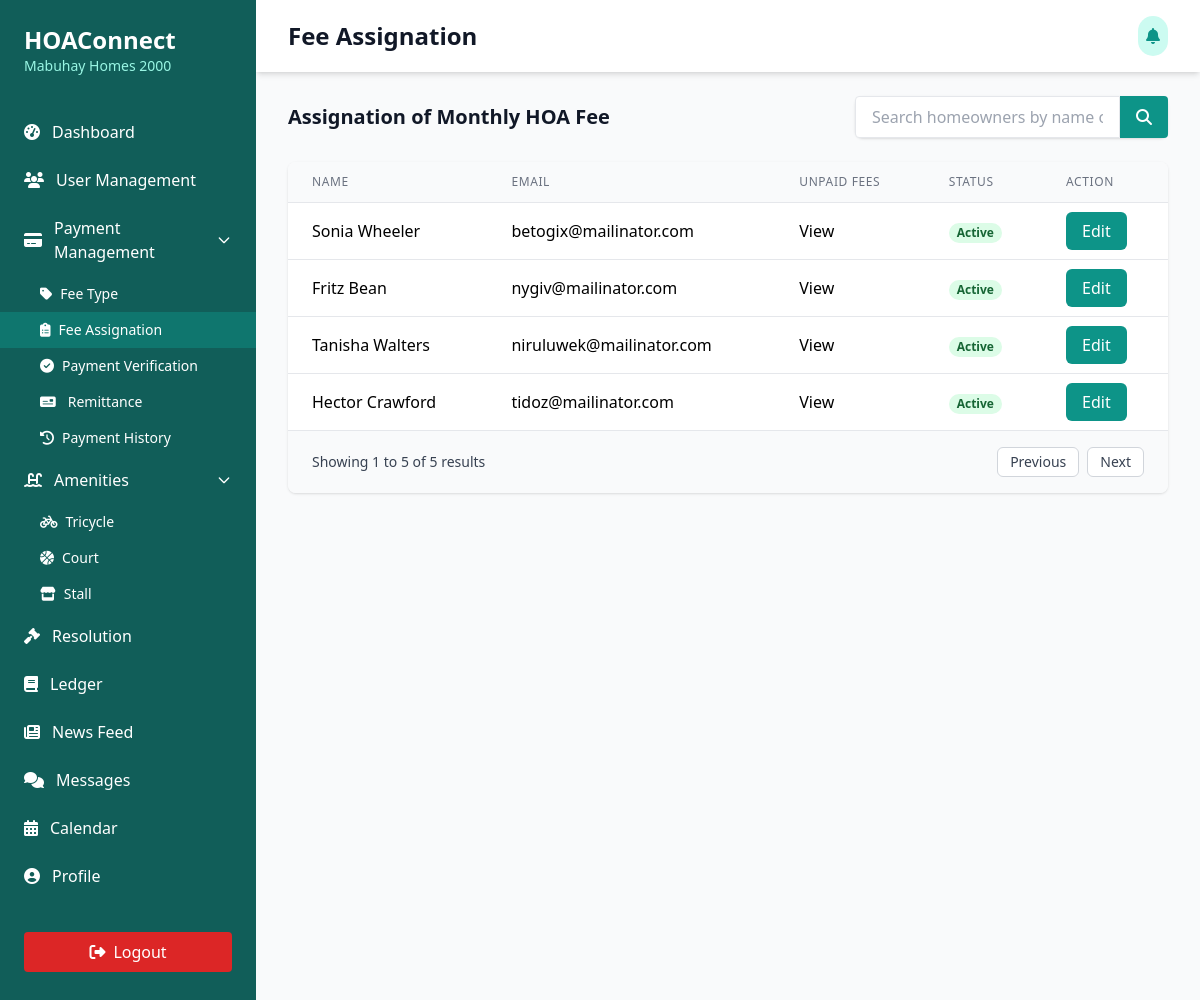
Screenshot of /Users/admin/fee-assignation.php with the database file from the repository.
### tables this page shows
CREATE TABLE `users` (
  `id` int(11) NOT NULL,
  `role_id` int(11) NOT NULL,
  `user_id` int(11) NOT NULL,
  `first_name` varchar(255) NOT NULL,
  `middle_name` varchar(255) NOT NULL,
  `last_name` varchar(255) NOT NULL,
  `suffix` varchar(50) NOT NULL,
  `email_address` varchar(100) NOT NULL,
  `hoa_number` int(11) DEFAULT NULL,
  `phone_number` varchar(100) NOT NULL,
  `age` int(11) NOT NULL,
  `date_of_birth` date NOT NULL,
  `citizenship` varchar(100) NOT NULL,
  `civil_status` varchar(100) NOT NULL,
  `account_status` int(11) NOT NULL,
  `home_address` varchar(255) DEFAULT NULL,
  `lot_number` int(11) NOT NULL,
  `block_number` int(11) NOT NULL,
  `phase_number` int(11) NOT NULL,
  `village_name` varchar(200) NOT NULL,
  `date_created` date NOT NULL,
  `date_updated` date NOT NULL
);

### Users/admin/fee-assignation.php (the view, shortened to what this page needs)
<?php
include('../../connection/connection.php');
?>
<!DOCTYPE html>
<html lang="en">
<head>
  <script src="https://cdn.tailwindcss.com"></script>
  <link rel="stylesheet" href="https://cdnjs.cloudflare.com/ajax/libs/font-awesome/6.4.0/css/all.min.css" />
</head>
<body class="bg-gray-50">
  <div class="min-h-screen flex">
    <div class="bg-teal-800 text-white w-64 py-6 flex flex-col">
      <div class="px-6 mb-8">
        <h1 class="text-2xl font-bold">HOAConnect</h1>
        <p class="text-sm text-teal-200">Mabuhay Homes 2000</p>
      </div>
      <nav class="flex-1">
        <a href="admin-dashboard.php" class="flex items-center px-6 py-3 hover:bg-teal-700">
          <i class="fas fa-tachometer-alt mr-3"></i>
          <span>Dashboard</span>
        </a>
        <a href="admin-accounts.php" class="flex items-center px-6 py-3 hover:bg-teal-700">
          <i class="fas fa-users mr-3"></i>
          <span>User Management</span>
        </a>
        <div x-data="{ open: true }">
          <button @click="open = !open" :aria-expanded="open" class="flex items-center w-full px-6 py-3 hover:bg-teal-600 focus:outline-none">
            <i class="fas fa-credit-card mr-3"></i>
            <span class="flex-1 text-left">Payment Management</span>
            <svg :class="{ 'rotate-180': open }" class="w-4 h-4 transition-transform duration-200" fill="none" stroke="currentColor" viewBox="0 0 24 24">
              <path stroke-linecap="round" stroke-linejoin="round" stroke-width="2" d="M19 9l-7 7-7-7" />
            </svg>
          </button>
          <div x-show="open" x-cloak class="bg-teal-800 text-sm">
            <a href="fee-types.php" class="flex items-center px-10 py-2 hover:bg-teal-600">
              <i class="fas fa-tag mr-2" title="Fee Type"></i>
              Fee Type
            </a>
            <a href="fee-assignation.php" class="flex items-center px-10 py-2 bg-teal-700">
              <i class="fas fa-clipboard-list mr-2" title="Fee Assignation"></i>
              Fee Assignation
            </a>
            <a href="payment-verification.php" class="flex items-center px-10 py-2 hover:bg-teal-600">
              <i class="fas fa-check-circle mr-2" title="Payment Verification"></i>
              Payment Verification
            </a>
            <a href="admin-remittance.php" class="flex items-center px-10 py-2 hover:bg-teal-600">
              <i class="fas fa-money-check mr-3"></i>
              Remittance
            </a>
            <a href="payment-history.php" class="flex items-center px-10 py-2 hover:bg-teal-600">
              <i class="fas fa-history mr-2" title="Payment History"></i>
              Payment History
            </a>
          </div>
        </div>
<div x-data="{ open: false }">
  <button @click="open = !open" :aria-expanded="open" class="flex items-center w-full px-6 py-3 hover:bg-teal-600 focus:outline-none">
    <i class="fas fa-swimming-pool mr-3"></i>
    <span class="flex-1 text-left">Amenities</span>
    <svg :class="{ 'rotate-180': open }" class="w-4 h-4 transition-transform duration-200" fill="none" stroke="currentColor" viewBox="0 0 24 24">
      <path stroke-linecap="round" stroke-linejoin="round" stroke-width="2" d="M19 9l-7 7-7-7" />
    </svg>
  </button>
  <div x-show="open" x-cloak class="bg-teal-800 text-sm">
    <div class="relative">
      <button @click="window.location.href='admin-tricycle.php'" class="flex items-center w-full px-10 py-2 hover:bg-teal-600 focus:outline-none">
        <i class="fas fa-bicycle mr-2" title="Tricycle"></i>
        <span class="flex-1 text-left">Tricycle</span>
      </button>
    </div>
    <div class="relative">
      <button @click="window.location.href='admin-court.php'" class="flex items-center w-full px-10 py-2 hover:bg-teal-600 focus:outline-none">
        <i class="fas fa-basketball-ball mr-2" title="Court"></i>
        <span class="flex-1 text-left">Court</span>
      </button>
    </div>
    <div class="relative">
      <button @click="window.location.href='admin-stall.php'" class="flex items-center w-full px-10 py-2 hover:bg-teal-600 focus:outline-none">
        <i class="fas fa-store mr-2" title="Stall"></i>
        <span class="flex-1 text-left">Stall</span>
      </button>
    </div>
  </div>
</div>
<a href="admin-hoaprojects.php" class="flex items-center px-6 py-3 hover:bg-teal-700">
  <i class="fas fa-gavel mr-3"></i>
  <span>Resolution</span>
</a>
<a href="admin-ledger.php" class="flex items-center px-6 py-3 hover:bg-teal-600">
  <i class="fas fa-book mr-3"></i>
  <span>Ledger</span>
</a>
<a href="admin-projects.php" class="flex items-center px-6 py-3 hover:bg-teal-700">
  <i class="fas fa-newspaper mr-3"></i>
<span>News Feed</span>
</a>
        <a href="admin-messages.php" class="flex items-center px-6 py-3 hover:bg-teal-700">
          <i class="fas fa-comments mr-3"></i>
          <span>Messages</span>
        </a>
        <a href="admin-calendar.php" class="flex items-center px-6 py-3 hover:bg-teal-700">
          <i class="fas fa-calendar-alt mr-3"></i>
          <span>Calendar</span>
        </a>
        <a href="admin-profile.php" class="flex items-center px-6 py-3 hover:bg-teal-700">
          <i class="fas fa-user-circle mr-3"></i>
          <span>Profile</span>
        </a>
      </nav>
      <div class="px-6 py-4 mt-auto">
        <button class="mt-4 w-full bg-red-600 hover:bg-red-700 text-white py-2 px-4 rounded flex items-center justify-center">
          <i class="fas fa-sign-out-alt mr-2"></i> Logout
        </button>
      </div>
    </div>
    <div class="flex-1 overflow-x-hidden overflow-y-auto">
      <header class="bg-white shadow-md">
        <div class="max-w-7xl mx-auto py-4 px-4 sm:px-6 lg:px-8 flex justify-between items-center">
            <h1 class="text-2xl font-bold text-gray-900">Fee Assignation</h1>
            <div class="flex items-center space-x-2">
              <button class="bg-teal-100 p-2 rounded-full text-teal-600 hover:bg-teal-200">
                <i class="fas fa-bell"></i>
              </button>
            </div>
          </div>
    </header>
      <main class="max-w-7xl mx-auto py-6 px-4 sm:px-6 lg:px-8">
          <div class="flex justify-between items-center mb-6">
            <h2 class="text-xl font-semibold text-gray-900">Assignation of Monthly HOA Fee</h2>
            <div class="flex items-center space-x-4">
              <div class="bg-white rounded-lg shadow flex">
                <input id="searchInput" type="text" placeholder="Search homeowners by name or email..."
                  class="border rounded-l px-4 py-2 w-full focus:outline-none focus:ring-2 focus:ring-teal-500">
                <button class="bg-teal-600 text-white px-4 py-2 rounded-r hover:bg-teal-700">
                  <i class="fas fa-search"></i>
                </button>
              </div>
            </div>
          </div>
          <div class="bg-white shadow rounded-lg overflow-hidden">
            <div class="overflow-x-auto">
              <table class="min-w-full divide-y divide-gray-200">
                <thead class="bg-gray-50">
                  <tr>
                    <th scope="col" class="px-6 py-3 text-left text-xs font-medium text-gray-500 uppercase tracking-wider">
                      Name
                    </th>
                    <th scope="col" class="px-6 py-3 text-left text-xs font-medium text-gray-500 uppercase tracking-wider">
                      Email
                    </th>
                    <th scope="col" class="px-6 py-3 text-left text-xs font-medium text-gray-500 uppercase tracking-wider">
                      Unpaid Fees
                    </th>
                    <th scope="col" class="px-6 py-3 text-left text-xs font-medium text-gray-500 uppercase tracking-wider">
                      Status
                    </th>
                    <th scope="col" class="px-6 py-3 text-left text-xs font-medium text-gray-500 uppercase tracking-wider">
                      Action
                    </th>
                  </tr>
                </thead>
                <tbody id="homeownersTableBody" class="bg-white divide-y divide-gray-200">
                  <?php
                  $query_homeowners = "SELECT * FROM users WHERE role_id ='6'";
                  $run_homeowners = mysqli_query($conn,$query_homeowners);
                  if(mysqli_num_rows($run_homeowners) > 0){
                        foreach($run_homeowners as $row_homeowners){
                          ?>
                        <tr>
                        <td class="px-6 py-4 whitespace-nowrap">
                          <?php echo $row_homeowners['first_name'] . " " . $row_homeowners['last_name']; ?>
                        </td>
                        <td class="px-6 py-4 whitespace-nowrap">
                          <?php echo $row_homeowners['email_address']; ?>
                        </td>
                        <td class="px-6 py-4 whitespace-nowrap">
                          <a href="admin-view-fee-assignation.php?user_id=<?php echo $row_homeowners['user_id']; ?>">View</a>
                        </td>
                        <td class="px-6 py-4 whitespace-nowrap">
                          <?php
                          if($row_homeowners['account_status'] == 1){
                            echo "<span class='px-2 inline-flex text-xs leading-5 font-semibold rounded-full bg-green-100 text-green-800'>Active</span>";
                          } else {
                            echo "<span class='px-2 inline-flex text-xs leading-5 font-semibold rounded-full bg-red-100 text-red-800'>Inactive</span>";
                          }
                          ?>
                        </td>
                        <td class="px-6 py-4 whitespace-nowrap">
                          <a href="add-fee-assignation.php?user_id=<?php echo $row_homeowners['user_id']; ?>" class="bg-teal-600 text-white px-4 py-2 rounded-md hover:bg-teal-700">
                            Edit
                        </td>
                      </tr>
                      <?php
                    }
                  }
                  ?>
                </tbody>
              </table>
            </div>
            <div class="px-6 py-4 bg-gray-50 border-t border-gray-200">
              <div class="flex items-center justify-between">
                <div class="text-sm text-gray-700">
                  Showing <span class="font-medium">1</span> to <span class="font-medium">5</span> of <span class="font-medium">5</span> results
                </div>
                <div class="flex space-x-2">
                  <button class="px-3 py-1 border border-gray-300 rounded-md text-sm font-medium text-gray-700 bg-white hover:bg-gray-50">
                    Previous
                  </button>
                  <button class="px-3 py-1 border border-gray-300 rounded-md text-sm font-medium text-gray-700 bg-white hover:bg-gray-50">
                    Next
                  </button>
                </div>
              </div>
            </div>
          </div>
        </div>
    </div>
</body>
</html>

### rows the page displays
users: first_name "Sonia", last_name "Wheeler", email_address "betogix@mailinator.com", account_status "Active"
users: first_name "Fritz", last_name "Bean", email_address "nygiv@mailinator.com", account_status "Active"
users: first_name "Tanisha", last_name "Walters", email_address "niruluwek@mailinator.com", account_status "Active"
users: first_name "Hector", last_name "Crawford", email_address "tidoz@mailinator.com", account_status "Active"
